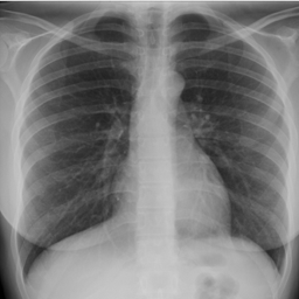
#> input picture SCC0251_ImgProc/assignments/3_morphology_colour/images/chest_xray_1.png, 299 x 299 px; its folder holds only this picture in this run
$ jupyter execute --allow-errors TaskNotebook.ipynb
#> lines starting #> are read from the running program, lines starting #| are printed output that depends on the picture; after the words box and inside, x2 and y2 are one past the last pixel; in counts of white or black regions, pixels touching at a corner belong together
#Apresentando os Dados de Entrada

[cell 1]
import os
import imageio.v3 as imageio

#Obtendo os dados de entrada
dataset_folder = "images/"
files = os.listdir(dataset_folder)
files.sort()
print(files)

[cell 2]
#Carregando as imagens em uma lista
images = []
for I_file in files:
  if I_file == 'references' or I_file == 'result':
    continue
  I  = imageio.imread(dataset_folder+I_file) #Carrega a Imagem de Entrada
#> I is the input picture: shape (299, 299); min 0, max 222, mean 123.3
  images.append(I)

[cell 3]
dataset_folder = "images/references/"
#> (the rest of this cell did not finish here and is left out)

[cell 4]
import matplotlib.pyplot as plt

def show_images(data, rows=2, columns=5, figsize=(10, 4)):
#> called with rows = 2, columns = 6, figsize = (10, 3)
    fig, axes = plt.subplots(figsize=figsize, nrows=rows, ncols=columns, dpi=150)

    for i in range(rows):
      for j in range(columns):
        ax = axes[i, j]
        idx = i*columns+j
        ax.imshow(data[idx], cmap="gray")
        curr_label = f"Image {idx}"
        ax.title.set_text(curr_label)
        ax.axis('off')
    plt.show()

#> (a cell that did not finish here is left out)

#Conversão para Grayscale

[cell 6]
import numpy as np

#Transforma as imagem para escala de cinza
images_gray = []

for img in images:
  if len(img.shape) > 2: #Se for RGB converte para Gray, senão apenas mantém
    img = np.dot(img, [0.2989, 0.5870, 0.1140]).astype(np.int64)
  images_gray.append(img)
#> this loop made 1 pass
#> after the loop, images_gray = 1 item

#> (a cell that did not finish here is left out)


#Limiarização Adaptativa (Otsu)

[cell 8]
def otsu_threshold(img, th_max=256):
    total_pixels = img.size

    best_th = None
    min_sigma = np.inf

    for th in range(1, th_max):
        # Create the thresholded image
        thresholded_im = np.zeros_like(img)
        thresholded_im[img >= th] = 1

        # Compute weights
        count_pixels_1 = np.count_nonzero(thresholded_im)
        w_b = count_pixels_1 / total_pixels
        w_a = 1 - w_b

        # If one of the classes is empty >> threshold not considered
        if (w_b == 0) or (w_a == 0):
            continue

        # Find all pixels belonging to each class
        class_0_pixels = img[thresholded_im == 0]
        class_1_pixels = img[thresholded_im == 1]

        # Variance of each class
        sig_a = np.var(class_0_pixels) if len(class_0_pixels) > 0 else 0 # if to avoid warnings and errors
        sig_b = np.var(class_1_pixels) if len(class_1_pixels) > 0 else 0

        # Calculate Otsu sigma
        sigma = ((w_a * sig_a) + (w_b * sig_b))

        if sigma < min_sigma:
            min_sigma = sigma
            best_th = th

    # Binarize the image based on the best threshold
    binary_img = np.where(img > best_th, 255, 0)

    return binary_img

[cell 9]
#Transforma as imagem em binárias
images_bin = []

for img in images_gray:
  new_img = otsu_threshold(img.copy())
  images_bin.append(new_img)
#> this loop made 1 pass
#> total_pixels in otsu_threshold on pass 1: 89401
#> pass 1, in otsu_threshold, `binary_img = np.where(img > best_th, 255, 0)`:
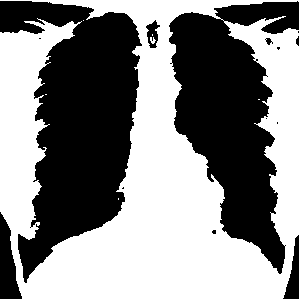
#> binary_img: shape (299, 299) int64; 52.8% white; 14 black regions (7 under 20 px), largest, box (x1, y1, x2, y2) and area: (0, 1, 142, 283) 21952, (169, 1, 299, 274) 18309, (0, 212, 22, 299) 1121
#> after the loop, images_bin = 1 item

#> (a cell that did not finish here is left out)


#Aplicando Processamento Morfológico (Erosão e Dilatação)

[cell 11]
"""Retorna a imagem erodita"""
def erosion(img, M, N):
    # Define the 3x3 kernel for erosion
    kernel = np.ones((3,3))

    # Create an empty image to store the result
    img_ers = np.zeros((M,N))

    # Padding the image
    img_pad = np.pad(img, pad_width=1)

    # Iterate over each pixel in the image
    for y in range(1, M-1):
        for x in range(1, N-1):
            # Extract the 3x3 neighborhood around the current pixel
            neighborhood = img_pad[y-1:y+2, x-1:x+2]

            # Apply erosion operation using the kernel
            img_ers[y, x] = np.min(neighborhood * kernel)

    return img_ers

"""Retorna a imagem dilatada"""
def dilation(img, M, N):
    # Define the 3x3 kernel for erosion
    kernel = np.ones((3,3))

    # Create an empty image to store the result
    img_dil = np.zeros((M,N))

    # Padding the image
    img_pad = np.pad(img, pad_width=1)

    # Iterate over each pixel in the image
    for y in range(1, M-1):
        for x in range(1, N-1):
            # Extract the 3x3 neighborhood around the current pixel
            neighborhood = img_pad[y-1:y+2, x-1:x+2]

            # Apply dilation operation using the kernel
            img_dil[y, x] = np.max(neighborhood * kernel)

    return img_dil

[cell 12]
# [11 lines of commented-out code are left out]

[cell 13]
#Define o conjunto de operações a serem realizadas para cada imagem individualmente
#Onde 1=Erosão e 2=Dilatação
ciclo_morfologico = [[2,2,2,2,2,2,2,2,2,1,1,1], #Image 0
                     [1,1,1,2,2,2,2,1], #Image 1
                     [2,2,2,2,1], #Image 2
                     [2,2,1,1], #Image 3
                     [2,2,1,1,2,2,1], #Image 4
                     [2,2,2,2,2,2,1,1,1], #Image 5
                     [1,1,2,2,1], #Image 6
                     [1,1,1,1,1,1,1,2,2,2,2,2,2,2], #Image 7
                     [1,1,2,2,2], #Image 8
                     [2,2,2,2,1,1,1,1,1], #Image 9
                     [1,1,2,2], #Image 10
                     [1,1,2,2]] #Image 11

#Transforma as imagem com Operações Morfológicas
images_morf = []
for idx,img in enumerate(images_bin):
  M, N = img.shape
  for apply_morphology in ciclo_morfologico[idx]:
    if apply_morphology == 1:
      #Ciclo de Erosões (Expande a área de interesse PRETA e Reduz a BRANCA -> Voltar ao tamanho original sem ruído)
      img = erosion(img, M, N)
    elif apply_morphology == 2:
      #Ciclo de Dilatações (Expande a área de NÃO interesse BRANCA e Reduz a PRETA -> Redução de ruído)
      img = dilation(img, M, N)
  images_morf.append(img)
#> this loop made 1 pass
#> (M, N) on pass 1: (299, 299)
#> pass 1, in dilation (call 2), `img_pad = np.pad(img, pad_width=1)`:
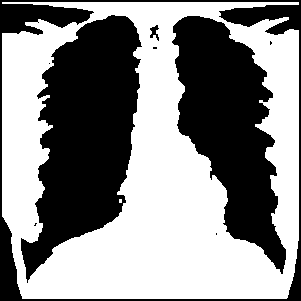
#> img_pad: shape (301, 301) float64; 54.6% white; 9 black regions (5 under 20 px), largest, box (x1, y1, x2, y2) and area: (21, 15, 142, 283) 18690, (172, 16, 286, 274) 15497, (0, 0, 301, 301) 6894, (150, 25, 159, 41) 73
#> pass 1, in dilation (call 3), `img_pad = np.pad(img, pad_width=1)`:
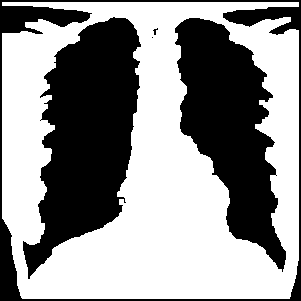
#> img_pad: shape (301, 301) float64; 57.6% white; 5 black regions (2 under 20 px), largest, box (x1, y1, x2, y2) and area: (23, 17, 141, 279) 17685, (175, 18, 286, 272) 14561, (0, 0, 301, 301) 6183
#> pass 1, in dilation (call 4), `img_pad = np.pad(img, pad_width=1)`:
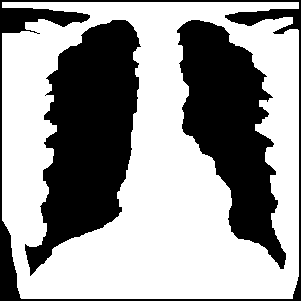
#> img_pad: shape (301, 301) float64; 60.3% white; 3 black regions, box (x1, y1, x2, y2) and area: (25, 20, 141, 276) 16736, (177, 20, 286, 269) 13672, (0, 0, 301, 301) 5550
#> after the loop, images_morf = 1 item

#> (a cell that did not finish here is left out)

#> `mask = images_morf[idx]`:
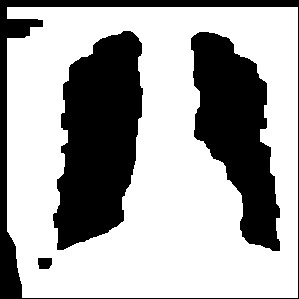
#> mask: shape (299, 299) float64; 65.4% white; 4 black regions, box (x1, y1, x2, y2) and area: (53, 31, 143, 250) 13902, (191, 32, 280, 251) 10990, (0, 0, 299, 299) 5928, (38, 258, 52, 269) 142

#Aplicando Cor em Regiões de Interesse (Heatmap)
## **Você poderá utilizar as funções a seguir na sua implementação.**

[cell 15]
def filter_gaussian(P, Q):
#> called with P = 299, Q = 299
    s1 = P
#> s1 = 299
    s2 = Q
#> s2 = 299

    D = np.zeros([P, Q])  # Compute Distances
    for u in range(P):
        for v in range(Q):
            x = (u-(P/2))**2/(2*s1**2) + (v-(Q/2))**2/(2*s2**2)
            D[u, v] = np.exp(-x)
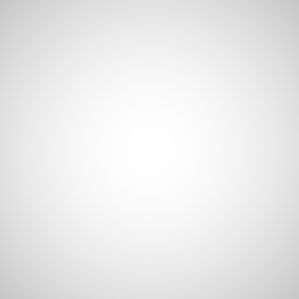
#> D: shape (299, 299) float64; min 0.779, max 1, mean 0.921
#> after the loop `for i in range(M):`:
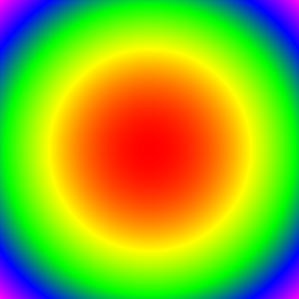
#> heatmap_image: shape (299, 299, 3) float64; mean of channels 0, 1, 2 0.56, 0.693, 0.13; drawn as R, G, B
#> `img_color[indexes] = heatmap_image[indexes]`:
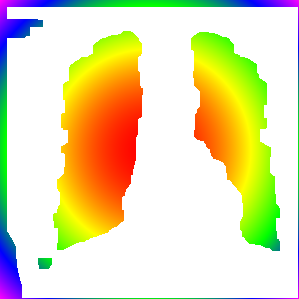
#> img_color: shape (299, 299, 3) float64; mean of channels 0, 1, 2 0.905, 0.879, 0.696; drawn as R, G, B
#> `gray_image_normalized = gray_image / np.max(gray_image)`:
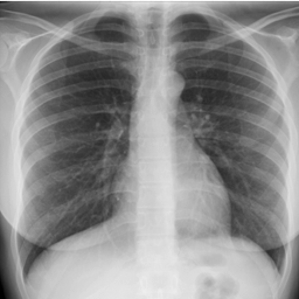
#> gray_image_normalized: shape (299, 299) float64; min 0, max 1, mean 0.555
#> `mixed_image = ((1 - alpha) * np.expand_dims(gray_image_normalized, axi..`:
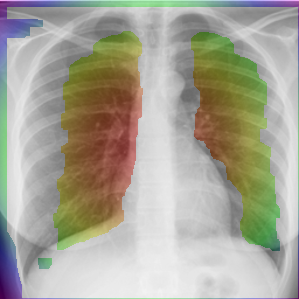
#> mixed_image: shape (299, 299, 3) float64; mean of channels 0, 1, 2 0.66, 0.652, 0.598; drawn as R, G, B
    return D

[cell 16]
#Espectro Visível
heatmap_colors = [
    [1, 0, 1],   # Pink
    [0, 0, 1],   # Blue
    [0, 1, 0],   # Green
    [1, 1, 0],   # Yellow
    [1, 0, 0]    # Red
]

# Function to map values to colors
def map_value_to_color(value, min_val, max_val, colormap):
    # Scale the value to the range [0, len(colormap) - 1]
    scaled_value = (value - min_val) / (max_val - min_val) * (len(colormap) - 1)
    # Determine the two closest colors in the colormap
    idx1 = int(scaled_value)
    idx2 = min(idx1 + 1, len(colormap) - 1)
    # Interpolate between the two colors based on the fractional part
    frac = scaled_value - idx1
    color = [
        (1 - frac) * colormap[idx1][0] + frac * colormap[idx2][0],
        (1 - frac) * colormap[idx1][1] + frac * colormap[idx2][1],
        (1 - frac) * colormap[idx1][2] + frac * colormap[idx2][2]
    ]
    return color

[cell 17]
"""Calcula o erro"""
def rms_error(img, out):
    M,N = img.shape
    error = ((1/(M*N))*np.sum((img-out)**2))**(1/2)
    return error

[cell 18]
#Transforma as imagens FINAIS
images_out = []

# Define alpha value for blending
alpha = 0.30  # Adjust this value to control the transparency of the heatmap

#> (the rest of this cell did not finish here and is left out)

$ run again, on SCC0251_ImgProc/assignments/3_morphology_colour/images/chest_xray_6.png
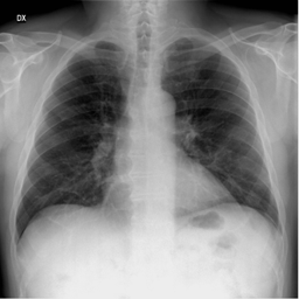
#> input picture SCC0251_ImgProc/assignments/3_morphology_colour/images/chest_xray_6.png, 299 x 299 px
#> I is the input picture: shape (299, 299); min 0, max 238, mean 132.6
#> the loop `for img in images:` made 1 pass
#> after the loop `for img in images:`: images_gray = 1 item
#> the loop `for img in images_gray:` made 1 pass
#> total_pixels in otsu_threshold on pass 1: 89401
#> pass 1, in otsu_threshold, `binary_img = np.where(img > best_th, 255, 0)`:
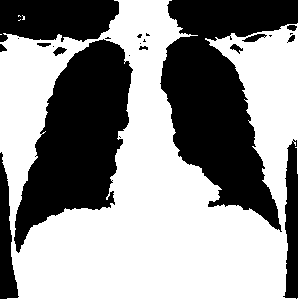
#> binary_img: shape (299, 299) int64; 57.7% white; 24 black regions (11 under 20 px), largest, box (x1, y1, x2, y2) and area: (160, 0, 298, 232) 16165, (14, 39, 133, 253) 13621, (0, 0, 119, 42) 4304
#> the loop `for idx,img in enumerate(images_bin):` made 1 pass
#> (M, N) on pass 1: (299, 299)
#> mask: shape (299, 299) float64; 66.3% white; 3 black regions, box (x1, y1, x2, y2) and area: (0, 0, 299, 299) 12546, (37, 60, 136, 231) 9536, (180, 55, 276, 215) 8085
#> `mixed_image = ((1 - alpha) * np.expand_dims(gray_image_normalized, axi..`:
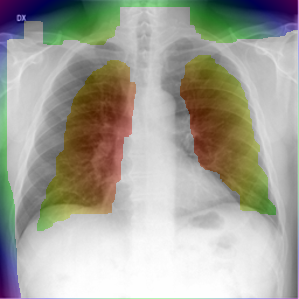
#> mixed_image: shape (299, 299, 3) float64; mean of channels 0, 1, 2 0.651, 0.648, 0.608; drawn as R, G, B
